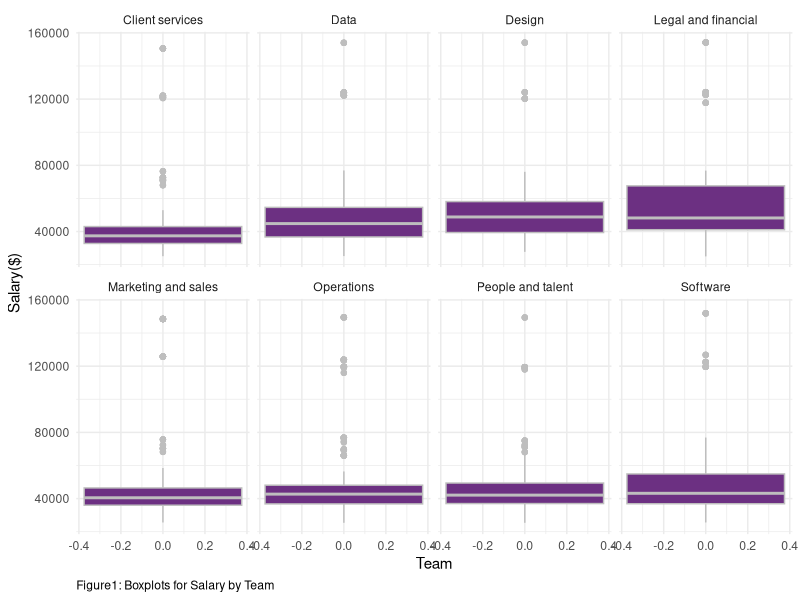
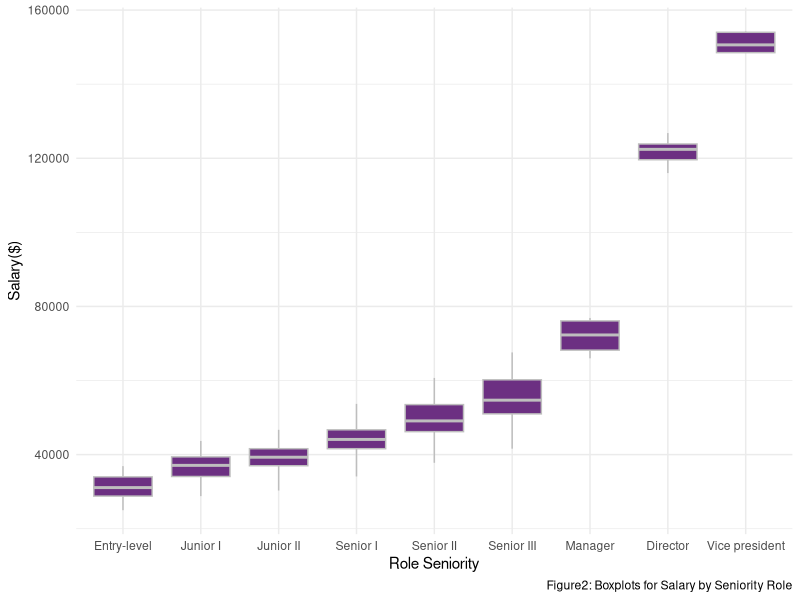
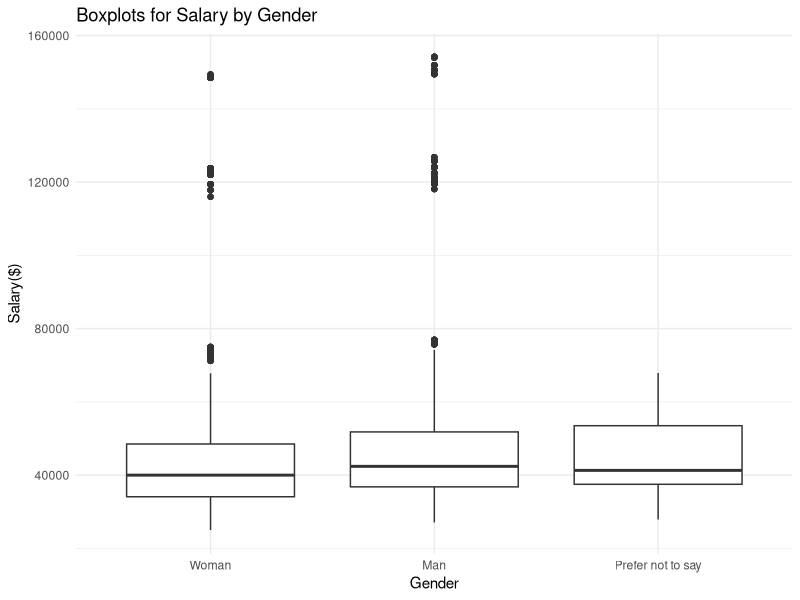
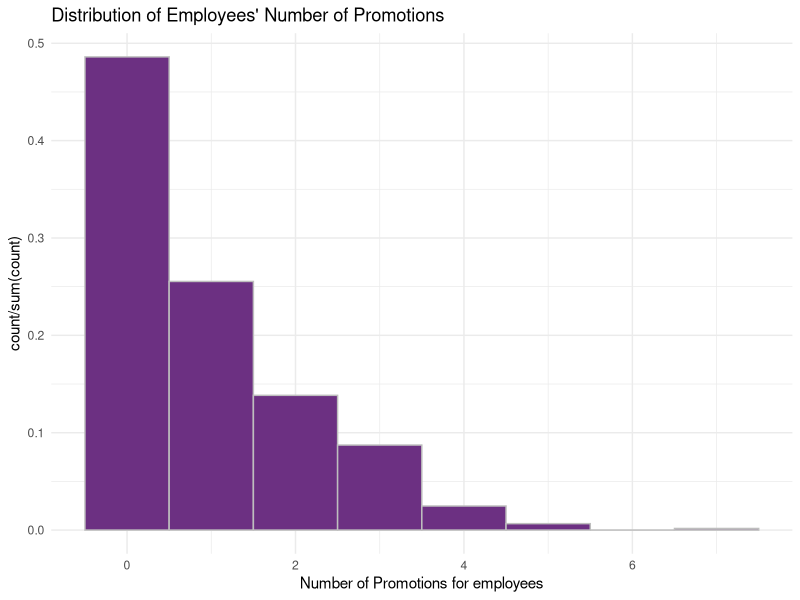
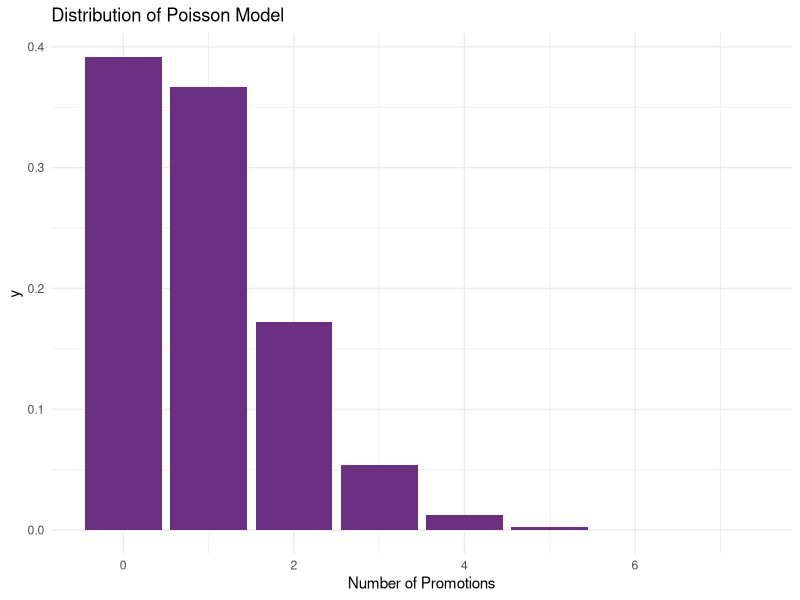
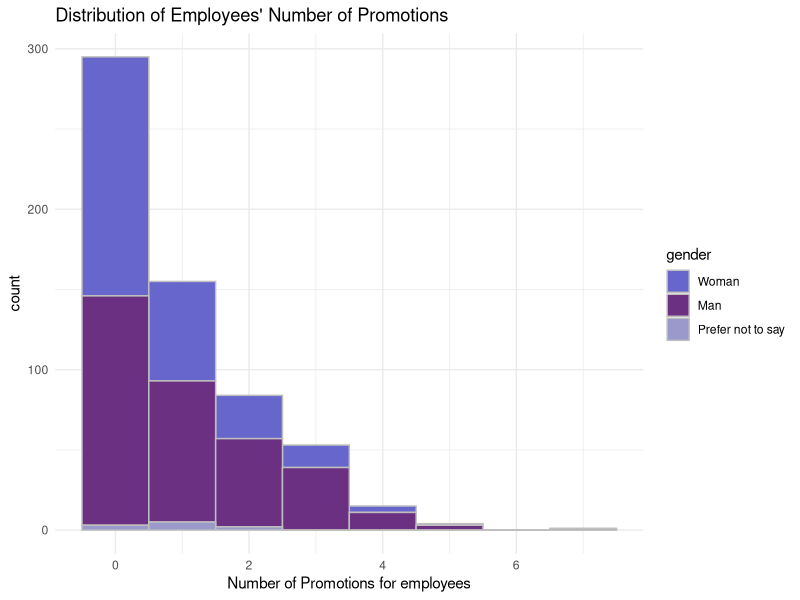
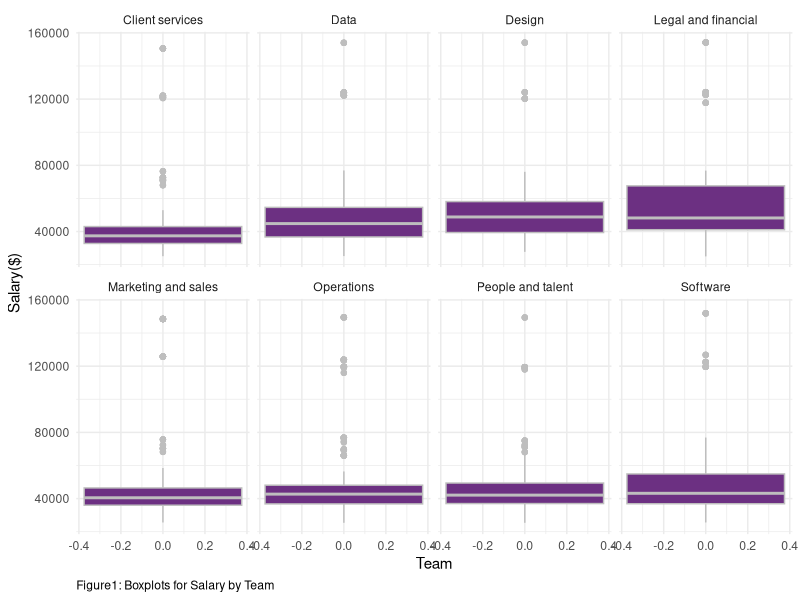
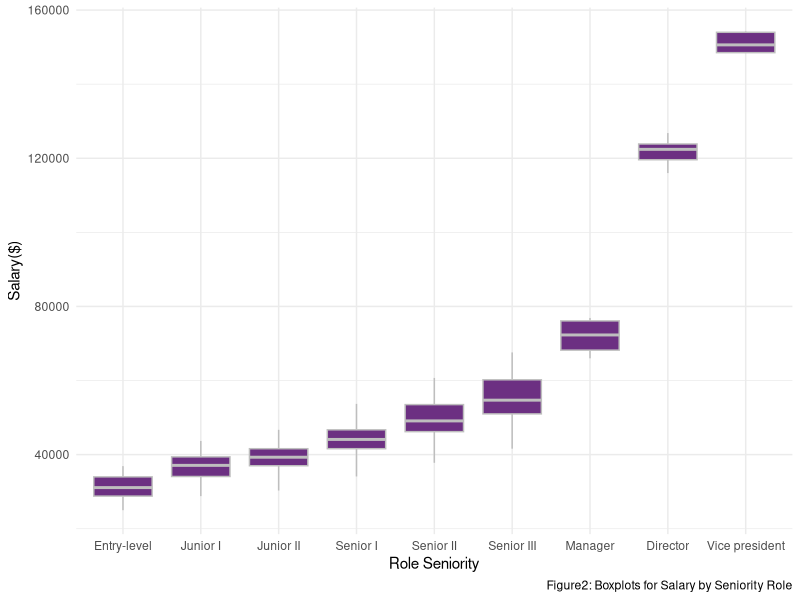

These figures' R source, in order: (Note: this script raises an error after producing the figures.)
## ---- chunk 1
library(tidyverse)
library(lme4)
library(mgcv)
library(kableExtra)
# this should supress all code and messages
knitr::opts_chunk$set(include=FALSE)
## ---- chunk 2
############################################################################################################
#DATA CLEANING PART
############################################################################################################

# read in the data
black_saber_current_employees <- read_csv("data/black-saber-current-employees.csv")

#change salary varaible from characters to doubles
black_saber_current_employees_cleaned <- black_saber_current_employees %>% 
  mutate(salary = str_extract_all(salary, "\\d+,\\d+")) %>% #only extracting the number part(i.e., remove $)
  mutate(salary = str_remove_all(salary, ",")) %>% # remove comma(,)
  mutate(salary = as.numeric(salary)) %>% #change to doubles
  #changing the orders of role as hierarchy, rather than alphabetical order(see below note)
  mutate(role_seniority = fct_relevel(role_seniority, "Manager", after = 7)) %>% 
  mutate(role_seniority = fct_relevel(role_seniority, "Director", after = 7)) %>%
  #changing the orders of gender for clairty in explanation for promotion analaysis part
  mutate(gender = fct_relevel(gender, "Woman", after = 0))

#NOTES
#(Before changing): Director Entry-level Junior I Junior II Manager Senior I Senior II Senior III Vice president
#(After chaning): “Entry-level”,“Junior I”,“JuniorII”,“Senior I”,“Senior II”,“Senior III”,“Manager”, “Director”,“Vicepresident” 

## ---- chunk 3
#########################################################################################################
#EXPLORATORY ANALYSIS
#########################################################################################################
# create a visualisation (a boxplot to see if teams have systematic differences in their salary)
#some teams might be more important to the company 
#e.g., bc it is a software company, software team might be more valuable to the company and thus receive higher salary, yet this is fair in the sense that the Gideon wants salary based on "talent and value to the company”)

my_plot_salary_by_role_team <- black_saber_current_employees_cleaned %>% 
  ggplot(aes(y = salary)) +
  facet_wrap(~team, nrow = 2) +
  geom_boxplot(colour = "grey", fill = "#6C3082") +
  theme_minimal() +
  labs(x = "Team", y= "Salary($)", caption = "Figure1: Boxplots for Salary by Team") +
  theme(plot.caption = element_text(hjust = 0))

my_plot_salary_by_role_team
ggsave("images/salary_boxplot_team.png", width = 6, height = 4)

## ---- chunk 4

#exploring whether there is difference in salary by roles.
#there should be difference, since higher the role, the more salary people earn since they are more valuable to the company

my_plot_salary_by_role <- black_saber_current_employees_cleaned %>% 
  ggplot(aes(x = role_seniority, y = salary)) +
  geom_boxplot(colour = "grey", fill = "#6C3082") +
  theme_minimal() +
  labs(x="Role Seniority", y= "Salary($)", caption = "Figure2: Boxplots for Salary by Seniority Role")

my_plot_salary_by_role
ggsave("images/salary_boxplot_role.png", width = 6, height = 3)

#side note: does follow the seniority trend, which is Least senior to most senior: “Entry-level”,“Junior I”,“JuniorII”,“Senior I”,“Senior II”,“Senior III”,“Manager”, “Director”,“Vicepresident”

## ---- chunk 5
#########################################################################################################

#exploring whether there is gender difference in salary
my_plot_salary_by_gender <- black_saber_current_employees_cleaned %>% 
  ggplot(aes(x = gender, y = salary)) +
  geom_boxplot() +
  theme_minimal() +
  labs(title = "Boxplots for Salary by Gender", x = "Gender", y= "Salary($)")
  
my_plot_salary_by_gender
#result(interpretation of the plot): Gender does not seem to have fixed effect on salary. In other words, no gender bias, which is good considering EDI (but when doing model comparison, we will see whether such is true numerically)

ggsave("images/salary_boxplot_gender.png", width = 5, height = 2)

#########ONE-WAY ANOVA ON SALARY AND GENDER AS GROUP####################

lmod_gender <- lm(salary ~ gender, data = black_saber_current_employees_cleaned)
summary(lmod_gender)
#HOWEVER, UNLIKE THE VISUALIZATION, THERE WAS A SIGNIFICANT DIFFERENCE IN GENDER! THERE MIGHT BE GENDER BIAS IN SALARY(we will see this in model fitting part)

## ---- chunk 6
#########################################################################################################
#MODEL FITTING
#########################################################################################################

#fitting a linear mixed model while setting financial quarter (financial_q)
#rationale: in some quarters, the company earns a lot of money and so all employees earn more money in that quarter, but when the quarter is not good, all earn less money.

salary_lmer <- lmer(salary ~ gender + team + role_seniority + leadership_for_level + productivity + (1|financial_q), data = black_saber_current_employees_cleaned)
#summary(salary_lmer)

#cannot take face-value to whether team has systematic difference and so just to check, we added this model without team so that when we compare it with salary_lmer, we can know whether we must include team or not fpre better prediction.
salary_lmer_no_team <- lmer(salary ~ gender + role_seniority + leadership_for_level + productivity + (1|financial_q), data = black_saber_current_employees_cleaned)
#summary(salary_lmer)

salary_lmer_no_gender <- lmer(salary ~ team + role_seniority + leadership_for_level + productivity + (1|financial_q), data = black_saber_current_employees_cleaned)
#summary(salary_lmer_no_gender)

## ---- chunk 7
#########################################################################################################
#MODEL COMPARISION TEST
#########################################################################################################


#THIS TEST CONFIRMS THAT THERE IS A GENDER BIAS IN SALARY
lmtest::lrtest(salary_lmer, salary_lmer_no_gender)
#conclusion: indeed, becuase the p-value is significant, simpler model does NOT explain better than complex model = should include gender to have better predictive ability...

## ---- chunk 8
#This test confirms that we need team as predictor
lmtest::lrtest(salary_lmer, salary_lmer_no_team)
## ---- chunk 9
############################################################################################################
#DATA CLEANING PART
############################################################################################################
# create a variable called promotion count that keeps track of the number of times
# each employee got promoted
test_employee_data <- black_saber_current_employees_cleaned %>%
  mutate(employee_role = as.numeric(role_seniority)) %>%
  select(employee_id, employee_role) %>%
  group_by(employee_id)%>%
  mutate(initial_role=min(employee_role)) %>%
  mutate(current_role=max(employee_role)) %>%
  mutate(promotion_count = current_role - initial_role) %>%
  select(employee_id, promotion_count) %>%
  unique()

# `work_period` variable counts how many financial quarters each employee has gone through
# this gives us an idea of how long each employee has been working at the company
working_period <- black_saber_current_employees_cleaned %>%
  group_by(employee_id) %>%
  summarise(work_period = n())

# create a new variable called `employee_role` which saves role_seniority as numbers and
# create another variable called `initial_role` that indicates the initial role of the employee
role_seniority_data <- black_saber_current_employees_cleaned %>% 
  mutate(employee_role = as.numeric(role_seniority)) %>%
  select(employee_id, employee_role) %>%
  unique()%>%
  group_by(employee_id)%>%
  mutate(initial_role=min(employee_role)) %>%
  mutate(current_role=max(employee_role))

# data that only contains the most recent (2020 Q4) information on each employee
test_employee_data <- full_join(black_saber_current_employees_cleaned, test_employee_data) %>%
  left_join(working_period) %>%
  mutate(year = as.numeric(str_extract_all(financial_q, "\\d+\\d+"))) %>%
  mutate(quarter = as.numeric(substr(financial_q,7,7))) %>% 
  group_by(employee_id) %>%
  mutate(recent_year = max(year)) %>%
  filter(year == recent_year) %>%
  mutate(recent_quarter = max(quarter)) %>%
  filter(quarter == recent_quarter) %>%
  right_join(y = role_seniority_data) %>% 
  filter(employee_role == current_role) %>% 
  select(-c(year, quarter, recent_year, recent_quarter, current_role, employee_role, initial_role))

## ---- chunk 10
#########################################################################################################
#EXPLORATORY ANALYSIS
#########################################################################################################

# proportion of different numbers of promotion
prop.table(table(test_employee_data$promotion_count))

# mean number of promotions
mean(test_employee_data$promotion_count)
sd(test_employee_data$promotion_count)

promotion_count_plot <- test_employee_data %>% 
  ggplot(aes(x = promotion_count)) +
  geom_histogram(aes(y = stat(count / sum(count))), colour = "grey", fill = "#6C3082", binwidth= 1) +
  theme_minimal() +
  labs(title = "Distribution of Employees' Number of Promotions", x = "Number of Promotions for employees")

promotion_count_plot


promotion_count_poisson_plot <- ggplot(transform(data.frame(x=c(0:7)), y=dpois(x, lambda = mean(test_employee_data$promotion_count))), aes(x, y)) + 
  geom_bar(stat="identity", fill = "#6C3082") + 
  theme_minimal() +
  labs(title = "Distribution of Poisson Model", x = "Number of Promotions")
  
promotion_count_poisson_plot


promotion_count_by_gender_plot <- test_employee_data %>% 
  ggplot(aes(x = promotion_count, fill = gender)) +
  geom_histogram(colour = "grey", binwidth= 1) +
  theme_minimal() +
  labs(title = "Distribution of Employees' Number of Promotions", x = "Number of Promotions for employees") + 
  scale_fill_manual(values=c("#6666CC", "#6C3082","#9999CC"))

promotion_count_by_gender_plot
## ---- chunk 11
#########################################################################################################
#MODEL FITTING
#########################################################################################################
# test model to see if gender, leadership level and productivity of each employee affect their number of promotions
# (offset: account for different work periods for the employees, while allowing for counts to still be the response.)
mod1 <- glm(promotion_count ~ gender, family = poisson, offset = log(work_period), data = test_employee_data)

mod2 <- glm(promotion_count ~ gender + leadership_for_level, family = poisson, offset = log(work_period), data = test_employee_data)

mod3 <- glm(promotion_count ~ gender + leadership_for_level + productivity, family = poisson, offset = log(work_period), data = test_employee_data) 

lmtest::lrtest(mod1, mod2, mod3)
round(coef(summary(mod1)),4)
round(confint(mod1),4)

mod4 <- glmer(promotion_count ~ gender + (1|team), family = poisson, offset = log(work_period), data = test_employee_data)
# mod4 suggests that having the random effect for `team` may be meaningless since the random effect is very small.


## ---- chunk 12
#########################################################################################################
#DATA CLEANING PART
#########################################################################################################

# read in the data
phase1_applicants <- read.csv("data/phase1-new-grad-applicants-2020.csv")
phase2_applicants <- read.csv("data/phase2-new-grad-applicants-2020.csv")
phase3_applicants <- read.csv("data/phase3-new-grad-applicants-2020.csv")
final_hired <- read.csv("data/final-hires-newgrad_2020.csv")

#make new variable which tells whether applicant is accepted for each phase or not
#add gender if the dataset doesn't have
final_hired_cleaned <- final_hired %>% 
  mutate(hired = 1)

phase3_applicants_cleaned <- phase3_applicants %>% 
  full_join(final_hired_cleaned) %>% 
  mutate(hired = replace_na(hired, 0)) %>% 
  left_join(phase2_applicants) %>% 
  select(applicant_id : hired, gender) %>% 
  mutate(gender = fct_relevel(gender, "Woman", after = 0)) %>% 
  mutate(hired_word = case_when(hired == 0 ~ "Fail", 
                                         hired == 1 ~ "Pass")) %>% 
  mutate(phase2accepted = 1)

phase2_applicants_cleaned <- phase2_applicants %>% 
  full_join(phase3_applicants_cleaned) %>% 
  mutate(phase2accepted = replace_na(phase2accepted, 0)) %>% 
  select(applicant_id, gender, technical_skills:speaking_skills, phase2accepted) %>%
  mutate(gender = fct_relevel(gender, "Woman", after = 0)) %>% 
  mutate(phase2accepted_word = case_when(phase2accepted == 0 ~ "Fail", 
                                         phase2accepted == 1 ~ "Pass")) %>% 
  mutate(phase1accepted = 1) # %>% 
  #filter(gender != "Prefer not to say")

phase1_applicants_cleaned <- phase1_applicants %>% 
  full_join(phase2_applicants_cleaned) %>% 
  select(applicant_id:work_experience, phase1accepted) %>% 
  mutate(phase1accepted = replace_na(phase1accepted, 0)) %>%
  mutate(gender = fct_relevel(gender, "Woman", after = 0)) %>% 
  mutate(phase1accepted_word = case_when(phase1accepted == 0 ~ "Fail",
                                         phase1accepted == 1 ~ "Pass"))

phase2_applicants_cleaned <- filter(phase2_applicants_cleaned, gender != "Prefer not to say")
## ---- chunk 13
#########################################################################################################
#EXPLORATORY ANALYSIS
#########################################################################################################

#proportion of female
sum(phase1_applicants$gender == "Woman") / nrow(phase1_applicants)
sum(phase1_applicants$gender == "Prefer not to say") / nrow(phase1_applicants)
sum(phase2_applicants_cleaned$phase2accepted ==1) / nrow(phase2_applicants_cleaned)

# create a visualisation (a boxplot to see if gender has systematic differences in their phase approved)

#stacked bar chart that displays the proportion of applicants with each accepted group, for each gender
bar_proportion_phase1 <- ggplot(data = phase1_applicants_cleaned, aes(x = gender, fill = phase1accepted_word)) +
  geom_bar(position = "fill") +
  scale_fill_manual(values=c("#9999CC", "#6C3082")) +
  theme_minimal() +
  labs(title = "Pass Rate in Phase 1 by Gender",
       x = "Gender", y = "Approved Proportion") + 
  theme(legend.position = "none")

bar_proportion_phase2 <- ggplot(data = phase2_applicants_cleaned, aes(x = gender, fill = phase2accepted_word)) +
  geom_bar(position = "fill") +
  scale_fill_manual(values=c("#9999CC", "#6C3082")) +
  theme_minimal() +
  labs(title = "Pass Rate in Phase 2 by Gender",
       x = "Gender", y = "Approved Proportion") +
  theme(legend.title = element_blank())

bar_proportion_phase1_2 <- arrangeGrob(bar_proportion_phase1, bar_proportion_phase2, ncol=2)
ggsave(file="images/hiring_barchart_gender.png", bar_proportion_phase1_2)

box_interviewer1 <- ggplot(phase3_applicants_cleaned, aes(x = gender, y = interviewer_rating_1)) +
  geom_boxplot() +
  ylim(55, 95) +
  theme_minimal() +
  labs(title = "interviewer1 scores by Gender", x = "Gender", y= "rating") +
  theme(plot.title = element_text(hjust = 0.5))
  
box_interviewer2 <- ggplot(phase3_applicants_cleaned, aes(x = gender, y = interviewer_rating_2)) +
  geom_boxplot() +
  ylim(55, 95) +
  theme_minimal() +
  labs(title = "interviewer2 scores by Gender", x = "Gender", y= "rating") +
  theme(plot.title = element_text(hjust = 0.5))

box_proportion_interviewer1_2 <- arrangeGrob(box_interviewer1, box_interviewer2, ncol=2)
ggsave(file="images/hiring_boxplot_gender.png", box_proportion_interviewer1_2)
## ---- chunk 14
#########################################################################################################
#MODEL FITTING
#########################################################################################################

#use generalized linear model since all variables take large part of grades

#model where gender is only predictor
phase1_gender <- glm(phase1accepted ~ gender, family = binomial, data = phase1_applicants_cleaned)
confint(phase1_gender)

#generalized linear model with all variables except for gender
phase1_glm_no_gender <- glm(phase1accepted ~ team_applied_for + cover_letter + cv+ gpa + extracurriculars + work_experience, family = binomial(link = "logit"), data = phase1_applicants_cleaned)

#generalized linear model with all variables including gender
phase1_glm <- glm(phase1accepted ~ team_applied_for + cover_letter + cv+ gpa + gender +  extracurriculars + work_experience, family = binomial(link = "logit"), data = phase1_applicants_cleaned)

#deviance test to know including gender is better
drop_in_deviance <- anova(phase1_glm_no_gender, phase1_glm, test = "Chisq")
drop_in_deviance
## ---- chunk 15
#model where gender is only predictor
phase2_gender <- glm(phase2accepted ~ gender, family = binomial, data = phase2_applicants_cleaned)
confint(phase2_gender)

#generalized linear model with all variables except for gender
phase2_glm_no_gender <- glm(phase2accepted ~ technical_skills + writing_skills + speaking_skills + leadership_presence , family = binomial(link = "logit"), data = phase2_applicants_cleaned)

#generalized linear model with all variables including gender
phase2_glm <- glm(phase2accepted ~ technical_skills + writing_skills + speaking_skills + leadership_presence + gender, family = binomial(link = "logit"), data = phase2_applicants_cleaned)

#deviance test to know including gender is better
drop_in_deviance <- anova(phase2_glm_no_gender, phase2_glm, test = "Chisq")
drop_in_deviance
## ---- chunk 16
#Simple linear model with gender covariate for interviewer 1
phase3_interviewer1 <- lm(interviewer_rating_1 ~ gender, data = phase3_applicants_cleaned)
confint(phase3_interviewer1)

#Simple linear model with gender covariate for interviewer 2
phase3_interviewer2 <- lm(interviewer_rating_2 ~ gender, data = phase3_applicants_cleaned)
confint(phase3_interviewer2)

#Checking assumption
plot(phase3_interviewer1)
plot(phase3_interviewer2)
